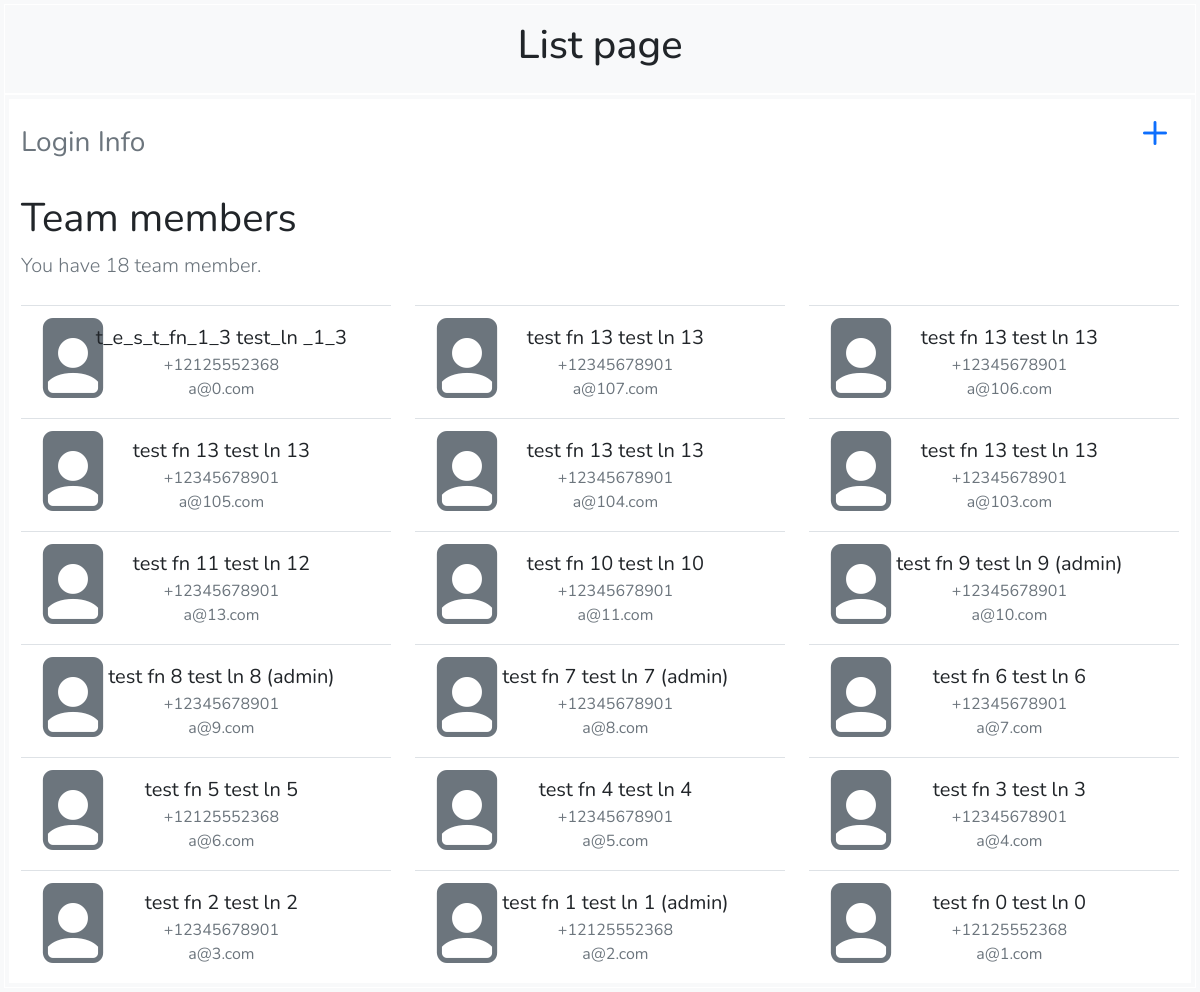
The app's page /, older data.
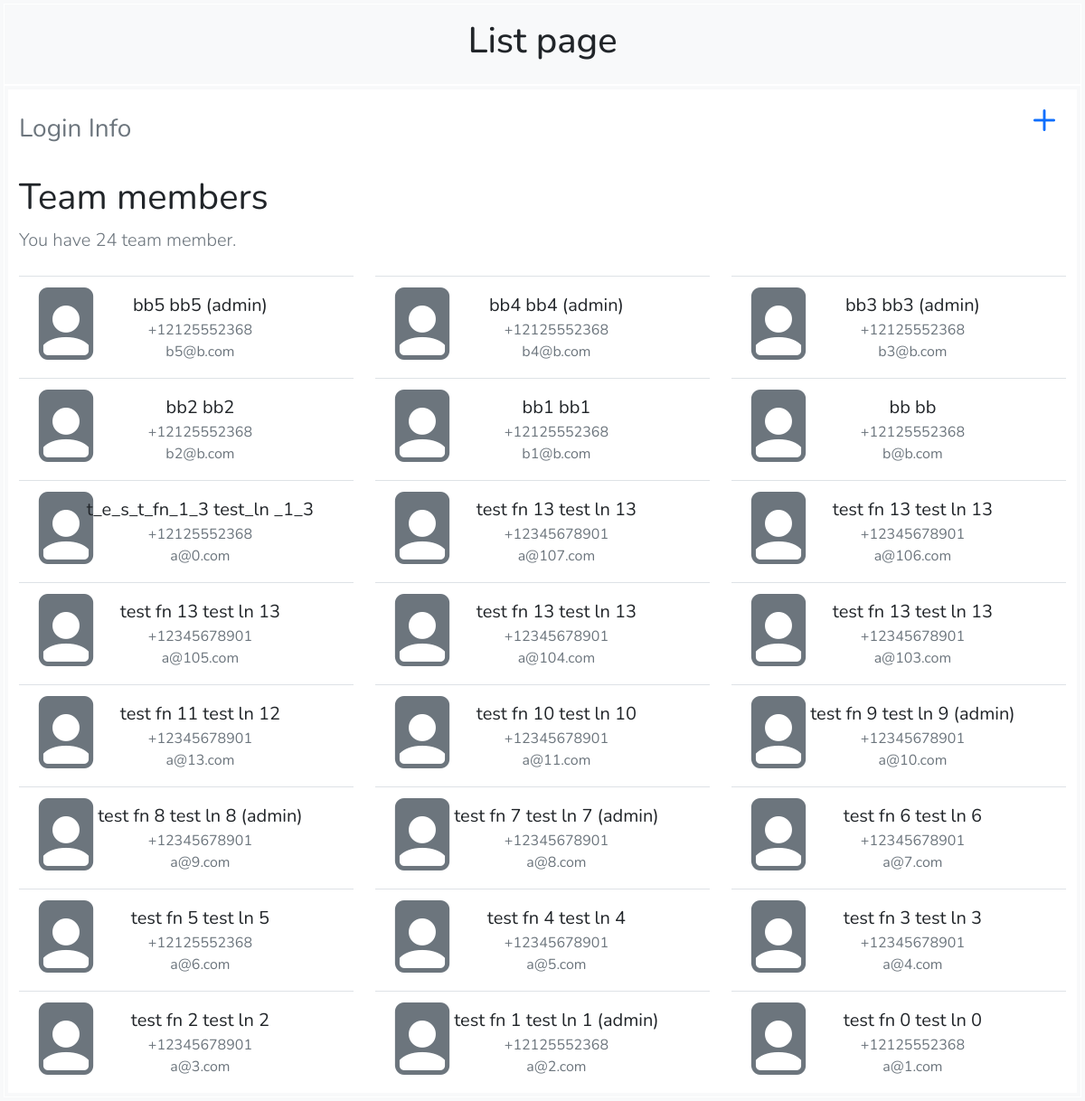
The same page, newer data.
### users/models.py (models this page shows, shortened)
class CustomUser(AbstractBaseUser, PermissionsMixin):
    email = models.EmailField("Email address", unique=True)
    first_name = models.CharField("First name", max_length=150)
    last_name = models.CharField("Last name", max_length=150)
    phone_number = PhoneNumberField("Phone number", null=False, blank=False)
    ADMIN = "Admin"
    REGULAR = "Regular"
    TEAM_ROLLS = [
        (ADMIN, "Can delete members"),
        (REGULAR, "Can't delete members"),
        ]
    team_role = models.CharField("Team Role",
        max_length=max([len(i[0]) for i in TEAM_ROLLS]),
        choices=TEAM_ROLLS,
        default=REGULAR,
    )
    is_staff = models.BooleanField(default=False)
    is_active = models.BooleanField(default=True)
    date_joined = models.DateTimeField(default=timezone.now)
    USERNAME_FIELD = "email"
    REQUIRED_FIELDS = [ ]
    objects = CustomUserManager()

### users/views.py (the view)
# urls.py: path('', views.IndexView.as_view(), name='index'),
class IndexView(generic.ListView):
    model = CustomUser
    context_object_name = 'user_list'
    template_name = 'users/index.html'
    queryset = CustomUser.objects.filter(is_active=True, is_staff=False).order_by('-date_joined').values('id', 'first_name', 'last_name', 'team_role', 'email', 'phone_number')

### users/templates/users/index.html (shortened to what this page needs)
{% extends 'base.html' %}
{% block header %}List page{% endblock %}
{% block body %}
<div class="container bg-white">
    <div class="row align-items-center">
        <div class="col-6 text-start">
            <a href="/" class="text-muted text-decoration-none fs-3">
                Login Info
            </a>
        </div>
        <div class="col-6 text-end">
            <a href="{% url 'users:add' %}" class="text-decoration-none text-primary display-5">
                <i class="bi bi-plus"></i>
            </a>
        </div>
    </div>
    {% if user_list %}
    {% with pre_text="You have " total=user_list.count|stringformat:"s" post_text=" team member" pluralize_text=total|pluralize|add:"." %}
        {% include "base_header.html" with title="Team members" description=pre_text|add:total|add:post_text|add:pluralize_text %}
    {% endwith %}
    <div class="row">
        {% for user in user_list %}
        <a href="{% url 'users:edit' user.id %}" class="col-lg-4 col-md-6 col-12 text-decoration-none">
            <div class="container border-top">
                <div class="row align-items-center text-center my-2">
                    <div class="col-1">
                        <span class="text-muted display-1">
                            <i class="bi-lg bi-file-person-fill"></i>
                        </span>
                    </div>
                    <div class="col-11">
                        <div class="container">
                            <div class="row">
                                <div class="col-12 text fs-5 text-dark">
                                    <span>
                                        {{ user.first_name }} {{ user.last_name }} {% if user.team_role == "Admin" %}({{ user.team_role|lower }}){% endif %}
                                    </span>
                                </div>
                                <div class="col-12 text fs-6 text-muted">
                                    <span>
                                        {{ user.phone_number }}
                                    </span>
                                </div>
                                <div class="col-12 fs-6 text text-muted">
                                    <span>{{ user.email }}</span>
                                </div>
                            </div>
                        </div>
                    </div>
                </div>
            </div>
        </a>
        {% endfor %}
    </div>
    {% else %}
    <div class="row">
        <div class="col-12">
            <p>No users are available.</p>
        </div>
    </div>
    {% endif %}
</div>
{% endblock %}

### templates/base.html (shortened to what this page needs)
<!DOCTYPE html>
<html lang="en" style="height:100%;">
    <head>
        <link href="https://cdn.jsdelivr.net/npm/bootstrap@5.2.3/dist/css/bootstrap.min.css" rel="stylesheet">
        <link rel="stylesheet" href="https://cdn.jsdelivr.net/npm/bootstrap-icons@1.10.3/font/bootstrap-icons.css">
    </head>
    <body class="bg-white text-dark" style="position:absolute;top:0;left:0;display:block;margin:0;padding:0;width:100%;height:100%;overflow:hidden auto">
        <div class="bg-light container-fluid min-vh-100 d-flex flex-column py-1 px-3">
            <div class="row border border-white p-3 text-center">
                <h1>{% block header %}{% endblock %}</h1>
            </div>
            <div class="row border border-white p-1">
                {% block body %}
                {% endblock %}
            </div>
        </div>
    </body>
</html>

### templates/base_header.html
<div class="row bg-white my-2">
    <div class="col-12 text-start">
        <span class="display-6"><b>{{ title }}</b><span/>
    </div>
    <div class="col-12 text-start">
        <p class="lead text-muted">{{ description }}</p>
    </div>
</div>

### templates/base.html (style rules this page uses)
body { font-family: 'Nunito'; font-size: 48px; }

Row changes from the older to the newer data that the page shows:
added CustomUser: first_name "bb5", last_name "bb5", team_role "admin", phone_number "+12125552368", email "b5@b.com"
added CustomUser: first_name "bb4", last_name "bb4", team_role "admin", phone_number "+12125552368", email "b4@b.com"
added CustomUser: first_name "bb3", last_name "bb3", team_role "admin", phone_number "+12125552368", email "b3@b.com"
added CustomUser: first_name "bb2", last_name "bb2", phone_number "+12125552368", email "b2@b.com"
added CustomUser: first_name "bb1", last_name "bb1", phone_number "+12125552368", email "b1@b.com"
added CustomUser: first_name "bb", last_name "bb", phone_number "+12125552368", email "b@b.com"
Text that changed along with them:
{{ description }}: "You have 18 team member." → "You have 24 team member."
